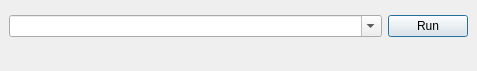
<?xml version="1.0" encoding="UTF-8"?>
<ui version="4.0">
 <class>MainWindow</class>
 <widget class="QMainWindow" name="MainWindow">
  <property name="geometry">
   <rect>
    <x>0</x>
    <y>0</y>
    <width>477</width>
    <height>71</height>
   </rect>
  </property>
  <property name="sizePolicy">
   <sizepolicy hsizetype="Preferred" vsizetype="Fixed">
    <horstretch>0</horstretch>
    <verstretch>0</verstretch>
   </sizepolicy>
  </property>
  <property name="windowTitle">
   <string>AlfF2</string>
  </property>
  <widget class="QWidget" name="centralwidget">
   <layout class="QHBoxLayout" name="horizontalLayout_3">
    <item>
     <widget class="MyComboBox" name="command">
      <property name="sizePolicy">
       <sizepolicy hsizetype="Expanding" vsizetype="Fixed">
        <horstretch>0</horstretch>
        <verstretch>0</verstretch>
       </sizepolicy>
      </property>
      <property name="editable">
       <bool>true</bool>
      </property>
      <property name="insertPolicy">
       <enum>QComboBox::NoInsert</enum>
      </property>
     </widget>
    </item>
    <item>
     <layout class="QHBoxLayout" name="horizontalLayout_2">
      <item>
       <widget class="QPushButton" name="runButton">
        <property name="focusPolicy">
         <enum>Qt::NoFocus</enum>
        </property>
        <property name="text">
         <string>Run</string>
        </property>
        <property name="autoDefault">
         <bool>true</bool>
        </property>
        <property name="default">
         <bool>true</bool>
        </property>
       </widget>
      </item>
     </layout>
    </item>
   </layout>
  </widget>
  <widget class="QStatusBar" name="statusbar">
   <property name="sizeGripEnabled">
    <bool>false</bool>
   </property>
  </widget>
 </widget>
 <customwidgets>
  <customwidget>
   <class>MyComboBox</class>
   <extends>QComboBox</extends>
   <header>mycombobox.h</header>
  </customwidget>
 </customwidgets>
 <resources/>
 <connections/>
</ui>
